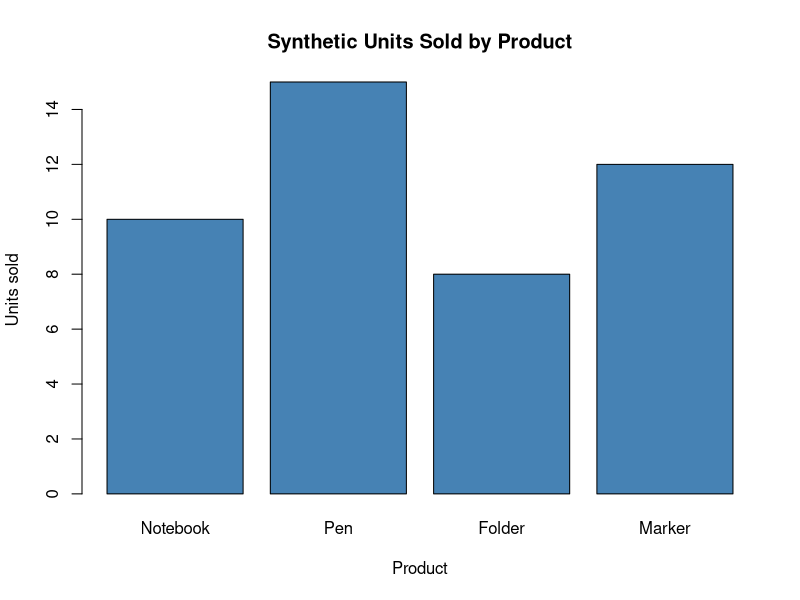

Write the R code that produced this figure.
## ---- chunk 1
sales <- data.frame(
  product = c("Notebook", "Pen", "Folder", "Marker"),
  units = c(10, 15, 8, 12),
  unit_price = c(4, 2, 3, 5)
)
## ---- chunk 2
str(sales)
## ---- chunk 3
knitr::kable(sales, caption = "Fictional retail inputs; prices in CAD")
## ---- chunk 4
barplot(
  height = sales$units,
  names.arg = sales$product,
  main = "Synthetic Units Sold by Product",
  xlab = "Product",
  ylab = "Units sold",
  col = "steelblue"
)
